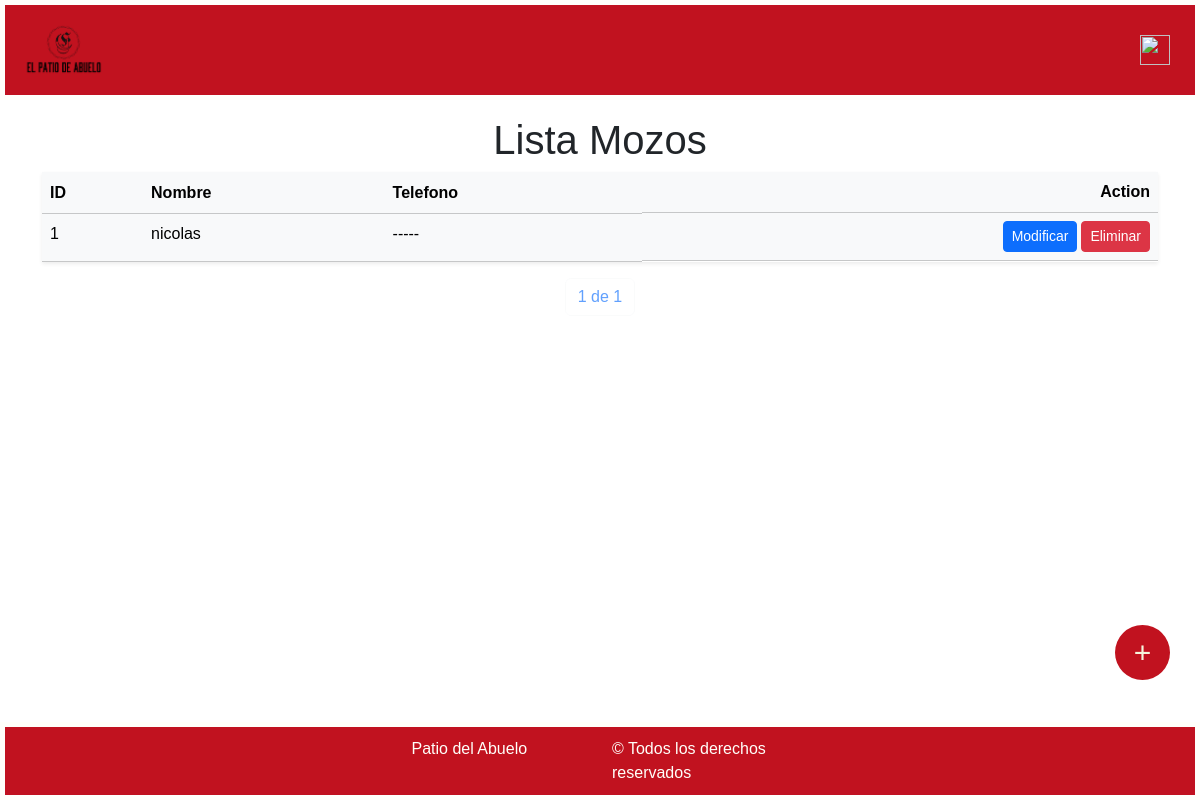
Page /mozos/ (signed in) on the earlier database version.
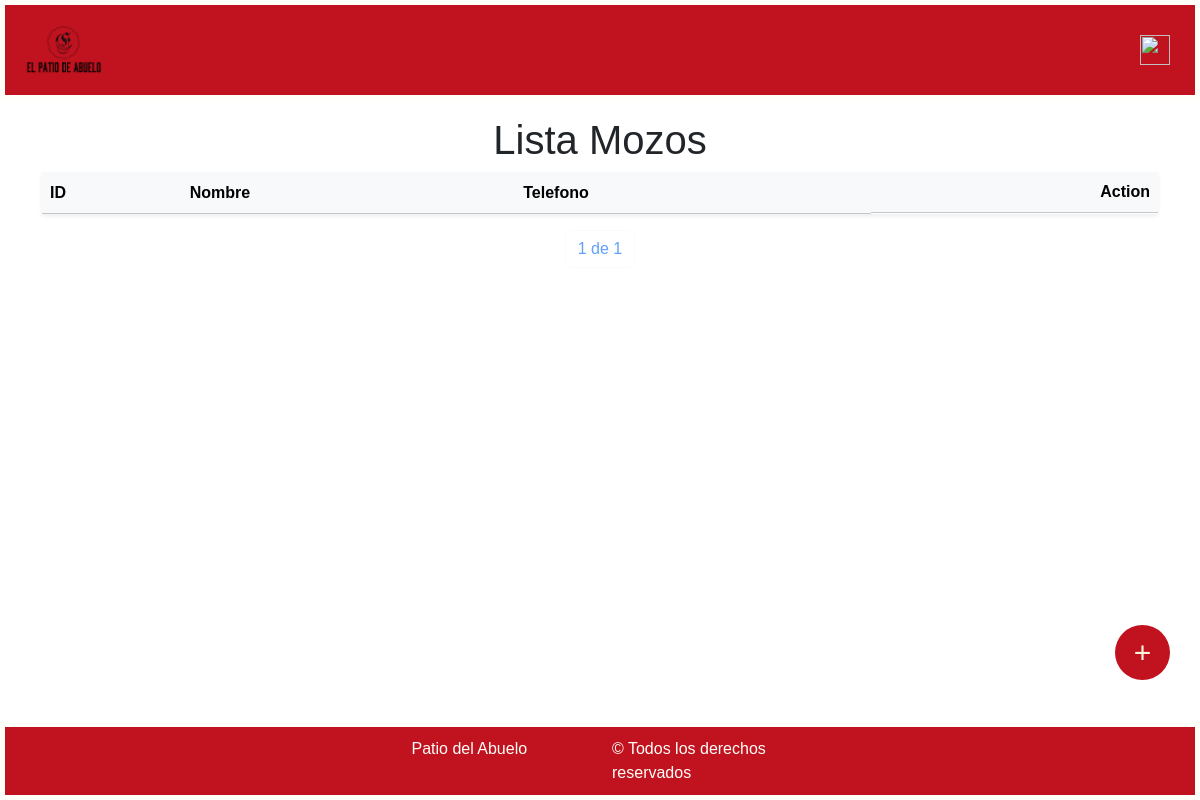
Same page on the later database version.
### miAplicacion/models.py (models this page shows, shortened)
class Mozo(models.Model):
    nombre = models.CharField(max_length=120)
    telefono = models.CharField(max_length=30, null=True, blank=True)

### miAplicacion/views.py (the view)
# urls.py: path("mozos/", login_required(views.listaMozos.as_view()), name="listaMozos"),
class listaMozos(ListView):
    model = Mozo
    template_name = "./listas/listamozos.html"
    context_object_name = 'mozos'
    paginate_by = 2

### patioAbuelo/templates/listas/listaMozos.html (shortened to what this page needs)
{% extends "base.html" %}
{% block content %}
  <h1 class="text-center mt-3">Lista Mozos</h1>
    <table class="table table-light shadow-sm table-responsive">
        <thead class="bg-light">
          <tr>
            <th scope="col">ID</th>
            <th scope="col">Nombre</th>
            <th scope="col">Telefono</th>
            <th scope="col" class="d-flex justify-content-end">
            Action
            </th>
          </tr>
        </thead>
        <tbody>
            {% for m in mozos %}
              <tr>
                <td>{{m.id}}</td>
                <td>{{m.nombre}}</td>
                {% if m.telefono %}
                  <td>{{m.telefono}}</td>
                {% else %}
                  <td>-----</td>
                {% endif %}
                <td class="d-flex justify-content-end gap-1">
                  <button class="btn btn-sm btn-primary"><a href="/mozos/mozoModif/{{ m.id }}" class="text-white text-decoration-none">Modificar</a></button>
                  <button class="btn btn-sm btn-danger"><a href="/mozos/mozoBorrar/{{ m.id }}" class="text-white text-decoration-none">Eliminar</a></button>
                </td>
              </tr>
            {% endfor %}
        </tbody>
    </table>
    <div class="pagination justify-content-center">
      <span class="current-page btn btn-outline-light disabled text-primary mb-3">
          {{ page_obj.number }} de {{ page_obj.paginator.num_pages }}
      </span>
  </div>
    <a href={% url "mozoNuevo" %} class="customButton">+</a>
{% endblock %}

Differences in the rows shown:
removed Mozo: id "1", nombre "nicolas"
